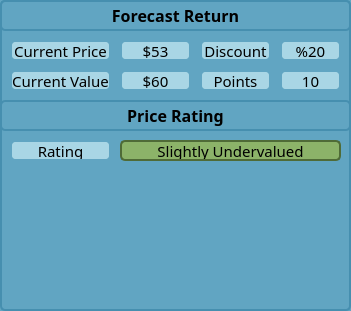
     <widget class="QFrame" name="frame_checklist">
      <property name="geometry">
       <rect>
        <x>840</x>
        <y>400</y>
        <width>351</width>
        <height>311</height>
       </rect>
      </property>
      <property name="font">
       <font>
        <pointsize>10</pointsize>
       </font>
      </property>
      <property name="styleSheet">
       <string notr="true">background-color: #61a5c2; 
border-radius: 5px;
border: 2px solid #468FAF;
</string>
      </property>
      <property name="frameShape">
       <enum>QFrame::StyledPanel</enum>
      </property>
      <property name="frameShadow">
       <enum>QFrame::Raised</enum>
      </property>
      <widget class="QLabel" name="label_checklist_4">
       <property name="geometry">
        <rect>
         <x>10</x>
         <y>40</y>
         <width>101</width>
         <height>21</height>
        </rect>
       </property>
       <property name="font">
        <font>
         <family>Bahnschrift SemiLight</family>
         <pointsize>11</pointsize>
         <bold>false</bold>
        </font>
       </property>
       <property name="autoFillBackground">
        <bool>false</bool>
       </property>
       <property name="styleSheet">
        <string notr="true">QLabel {
background-color: #A9D6E5;
border-radius:5px;
border: 2px solid #61A5C2;
}</string>
       </property>
       <property name="text">
        <string>Current Price</string>
       </property>
       <property name="alignment">
        <set>Qt::AlignCenter</set>
       </property>
      </widget>
      <widget class="QLabel" name="label_checklist_currentprice">
       <property name="geometry">
        <rect>
         <x>120</x>
         <y>40</y>
         <width>71</width>
         <height>21</height>
        </rect>
       </property>
       <property name="font">
        <font>
         <family>Bahnschrift SemiLight</family>
         <pointsize>11</pointsize>
         <bold>false</bold>
        </font>
       </property>
       <property name="autoFillBackground">
        <bool>false</bool>
       </property>
       <property name="styleSheet">
        <string notr="true">QLabel {
background-color: #A9D6E5;
border-radius:5px;
border: 2px solid #61A5C2;
}</string>
       </property>
       <property name="text">
        <string>$53</string>
       </property>
       <property name="alignment">
        <set>Qt::AlignCenter</set>
       </property>
      </widget>
      <widget class="QLabel" name="label_checklist_6">
       <property name="geometry">
        <rect>
         <x>0</x>
         <y>0</y>
         <width>351</width>
         <height>31</height>
        </rect>
       </property>
       <property name="font">
        <font>
         <family>Bahnschrift SemiLight</family>
         <pointsize>12</pointsize>
         <bold>true</bold>
        </font>
       </property>
       <property name="styleSheet">
        <string notr="true">background-color: #61a5c2;
border: 2px solid #468FAF;</string>
       </property>
       <property name="text">
        <string>Forecast Return</string>
       </property>
       <property name="alignment">
        <set>Qt::AlignCenter</set>
       </property>
      </widget>
      <widget class="QLabel" name="label_checklist">
       <property name="geometry">
        <rect>
         <x>10</x>
         <y>70</y>
         <width>101</width>
         <height>21</height>
        </rect>
       </property>
       <property name="font">
        <font>
         <family>Bahnschrift SemiLight</family>
         <pointsize>11</pointsize>
         <bold>false</bold>
        </font>
       </property>
       <property name="autoFillBackground">
        <bool>false</bool>
       </property>
       <property name="styleSheet">
        <string notr="true">QLabel {
background-color: #A9D6E5;
border-radius:5px;
border: 2px solid #61A5C2;
}</string>
       </property>
       <property name="text">
        <string>Current Value</string>
       </property>
       <property name="alignment">
        <set>Qt::AlignCenter</set>
       </property>
      </widget>
      <widget class="QLabel" name="label_checklist_currentvalue">
       <property name="geometry">
        <rect>
         <x>120</x>
         <y>70</y>
         <width>71</width>
         <height>21</height>
        </rect>
       </property>
       <property name="font">
        <font>
         <family>Bahnschrift SemiLight</family>
         <pointsize>11</pointsize>
         <bold>false</bold>
        </font>
       </property>
       <property name="autoFillBackground">
        <bool>false</bool>
       </property>
       <property name="styleSheet">
        <string notr="true">QLabel {
background-color: #A9D6E5;
border-radius:5px;
border: 2px solid #61A5C2;
}</string>
       </property>
       <property name="text">
        <string>$60</string>
       </property>
       <property name="alignment">
        <set>Qt::AlignCenter</set>
       </property>
      </widget>
      <widget class="QLabel" name="label_checklist_2">
       <property name="geometry">
        <rect>
         <x>200</x>
         <y>70</y>
         <width>71</width>
         <height>21</height>
        </rect>
       </property>
       <property name="font">
        <font>
         <family>Bahnschrift SemiLight</family>
         <pointsize>11</pointsize>
         <bold>false</bold>
        </font>
       </property>
       <property name="autoFillBackground">
        <bool>false</bool>
       </property>
       <property name="styleSheet">
        <string notr="true">QLabel {
background-color: #A9D6E5;
border-radius:5px;
border: 2px solid #61A5C2;
}</string>
       </property>
       <property name="text">
        <string>Points</string>
       </property>
       <property name="alignment">
        <set>Qt::AlignCenter</set>
       </property>
      </widget>
      <widget class="QLabel" name="label_checklist_3">
       <property name="geometry">
        <rect>
         <x>10</x>
         <y>140</y>
         <width>101</width>
         <height>21</height>
        </rect>
       </property>
       <property name="font">
        <font>
         <family>Bahnschrift SemiLight</family>
         <pointsize>11</pointsize>
         <bold>false</bold>
        </font>
       </property>
       <property name="autoFillBackground">
        <bool>false</bool>
       </property>
       <property name="styleSheet">
        <string notr="true">QLabel {
background-color: #A9D6E5;
border-radius:5px;
border: 2px solid #61A5C2;
}</string>
       </property>
       <property name="text">
        <string>Rating</string>
       </property>
       <property name="alignment">
        <set>Qt::AlignCenter</set>
       </property>
      </widget>
      <widget class="QLabel" name="label_checklist_rating">
       <property name="geometry">
        <rect>
         <x>120</x>
         <y>140</y>
         <width>221</width>
         <height>21</height>
        </rect>
       </property>
       <property name="font">
        <font>
         <family>Bahnschrift SemiLight</family>
         <pointsize>11</pointsize>
         <bold>false</bold>
        </font>
       </property>
       <property name="autoFillBackground">
        <bool>false</bool>
       </property>
       <property name="styleSheet">
        <string notr="true">QLabel {
background-color: #8cb369;
border-radius:5px;
border: 2px solid #4F6B37;
}</string>
       </property>
       <property name="text">
        <string>Slightly Undervalued</string>
       </property>
       <property name="alignment">
        <set>Qt::AlignCenter</set>
       </property>
      </widget>
      <widget class="QLabel" name="label_checklist_points">
       <property name="geometry">
        <rect>
         <x>280</x>
         <y>70</y>
         <width>61</width>
         <height>21</height>
        </rect>
       </property>
       <property name="font">
        <font>
         <family>Bahnschrift SemiLight</family>
         <pointsize>11</pointsize>
         <bold>false</bold>
        </font>
       </property>
       <property name="autoFillBackground">
        <bool>false</bool>
       </property>
       <property name="styleSheet">
        <string notr="true">QLabel {
background-color: #A9D6E5;
border-radius:5px;
border: 2px solid #61A5C2;
}</string>
       </property>
       <property name="text">
        <string>10</string>
       </property>
       <property name="alignment">
        <set>Qt::AlignCenter</set>
       </property>
      </widget>
      <widget class="QLabel" name="label_checklist_5">
       <property name="geometry">
        <rect>
         <x>0</x>
         <y>100</y>
         <width>351</width>
         <height>31</height>
        </rect>
       </property>
       <property name="font">
        <font>
         <family>Bahnschrift SemiLight</family>
         <pointsize>12</pointsize>
         <bold>true</bold>
        </font>
       </property>
       <property name="styleSheet">
        <string notr="true">background-color: #61a5c2;
border: 2px solid #468FAF;</string>
       </property>
       <property name="text">
        <string>Price Rating</string>
       </property>
       <property name="alignment">
        <set>Qt::AlignCenter</set>
       </property>
      </widget>
      <widget class="QLabel" name="label_checklist_discount">
       <property name="geometry">
        <rect>
         <x>280</x>
         <y>40</y>
         <width>61</width>
         <height>21</height>
        </rect>
       </property>
       <property name="font">
        <font>
         <family>Bahnschrift SemiLight</family>
         <pointsize>11</pointsize>
         <bold>false</bold>
        </font>
       </property>
       <property name="autoFillBackground">
        <bool>false</bool>
       </property>
       <property name="styleSheet">
        <string notr="true">QLabel {
background-color: #A9D6E5;
border-radius:5px;
border: 2px solid #61A5C2;
}</string>
       </property>
       <property name="text">
        <string>%20</string>
       </property>
       <property name="alignment">
        <set>Qt::AlignCenter</set>
       </property>
      </widget>
      <widget class="QLabel" name="label_checklist_7">
       <property name="geometry">
        <rect>
         <x>200</x>
         <y>40</y>
         <width>71</width>
         <height>21</height>
        </rect>
       </property>
       <property name="font">
        <font>
         <family>Bahnschrift SemiLight</family>
         <pointsize>11</pointsize>
         <bold>false</bold>
        </font>
       </property>
       <property name="autoFillBackground">
        <bool>false</bool>
       </property>
       <property name="styleSheet">
        <string notr="true">QLabel {
background-color: #A9D6E5;
border-radius:5px;
border: 2px solid #61A5C2;
}</string>
       </property>
       <property name="text">
        <string>Discount</string>
       </property>
       <property name="alignment">
        <set>Qt::AlignCenter</set>
       </property>
      </widget>
     </widget>
